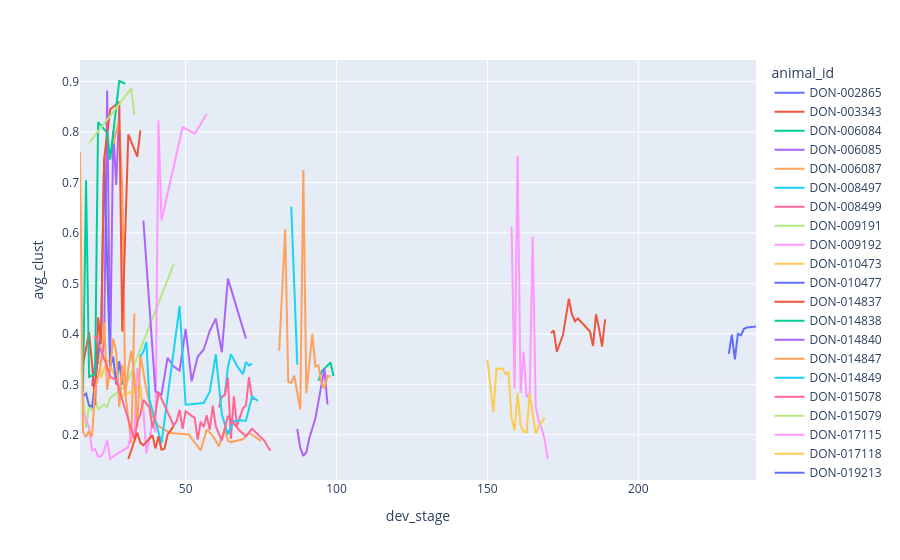

The notebook cell this image was saved under:
### Code cell
fig = px.line(
    summaries_df_connect_thresh, x="dev_stage", y="avg_clust", color="animal_id"
)
fig.show()

### Figure 1 — Plotly figure (JSON) as saved in the notebook; plotly's stock layout.template omitted (floating-point values rounded to 4 significant figures)
{"data": [{"hovertemplate": "animal_id=DON-002865<br>dev_stage=%{x}<br>avg_clust=%{y}<extra></extra>", "legendgroup": "DON-002865", "line": {"color": "#636efa", "dash": "solid"}, "marker": {"symbol": "circle"}, "mode": "lines", "name": "DON-002865", "orientation": "v", "showlegend": true, "type": "scatter", "x": [230, 231, 232, 233, 234, 235, 236, 238, 239], "xaxis": "x", "y": [0.3605, 0.3985, 0.3495, 0.4, 0.397, 0.41, 0.4125, 0.4135, 0.4145], "yaxis": "y"}, {"hovertemplate": "animal_id=DON-003343<br>dev_stage=%{x}<br>avg_clust=%{y}<extra></extra>", "legendgroup": "DON-003343", "line": {"color": "#EF553B", "dash": "solid"}, "marker": {"symbol": "circle"}, "mode": "lines", "name": "DON-003343", "orientation": "v", "showlegend": true, "type": "scatter", "x": [171, 172, 173, 174, 175, 177, 178, 179, 180, 184, 185, 186, 187, 188, 189], "xaxis": "x", "y": [0.4015, 0.4065, 0.3645, 0.381, 0.397, 0.4695, 0.439, 0.425, 0.4305, 0.4045, 0.376, 0.4385, 0.4105, 0.3745, 0.4285], "yaxis": "y"}, {"hovertemplate": "animal_id=DON-006084<br>dev_stage=%{x}<br>avg_clust=%{y}<extra></extra>", "legendgroup": "DON-006084", "line": {"color": "#00cc96", "dash": "solid"}, "marker": {"symbol": "circle"}, "mode": "lines", "name": "DON-006084", "orientation": "v", "showlegend": true, "type": "scatter", "x": [20], "xaxis": "x", "y": [0.5635], "yaxis": "y"}, {"hovertemplate": "animal_id=DON-006085<br>dev_stage=%{x}<br>avg_clust=%{y}<extra></extra>", "legendgroup": "DON-006085", "line": {"color": "#ab63fa", "dash": "solid"}, "marker": {"symbol": "circle"}, "mode": "lines", "name": "DON-006085", "orientation": "v", "showlegend": true, "type": "scatter", "x": [19, 20, 22, 23, 24, 25, 26, 27, 28], "xaxis": "x", "y": [0.297, 0.3405, 0.3445, 0.381, 0.882, 0.3395, 0.802, 0.695, 0.8445], "yaxis": "y"}, {"hovertemplate": "animal_id=DON-006087<br>dev_stage=%{x}<br>avg_clust=%{y}<extra></extra>", "legendgroup": "DON-006087", "line": {"color": "#FFA15A", "dash": "solid"}, "marker": {"symbol": "circle"}, "mode": "lines", "name": "DON-006087", "orientation": "v", "showlegend": true, "type": "scatter", "x": [26, 28, 29, 30, 31, 32, 33], "xaxis": "x", "y": [0.776, 0.825, 0.692, 0.2815, 0.2335, 0.1835, 0.4405], "yaxis": "y"}, {"hovertemplate": "animal_id=DON-008497<br>dev_stage=%{x}<br>avg_clust=%{y}<extra></extra>", "legendgroup": "DON-008497", "line": {"color": "#19d3f3", "dash": "solid"}, "marker": {"symbol": "circle"}, "mode": "lines", "name": "DON-008497", "orientation": "v", "showlegend": true, "type": "scatter", "x": [62, 63, 64, 65, 67, 69, 70, 71, 72], "xaxis": "x", "y": [0.2745, 0.28, 0.334, 0.3595, 0.337, 0.32, 0.344, 0.3375, 0.341], "yaxis": "y"}, {"hovertemplate": "animal_id=DON-008499<br>dev_stage=%{x}<br>avg_clust=%{y}<extra></extra>", "legendgroup": "DON-008499", "line": {"color": "#FF6692", "dash": "solid"}, "marker": {"symbol": "circle"}, "mode": "lines", "name": "DON-008499", "orientation": "v", "showlegend": true, "type": "scatter", "x": [61, 62, 63, 64, 65, 66, 67, 69, 70, 71, 72, 73], "xaxis": "x", "y": [0.254, 0.2755, 0.278, 0.3135, 0.192, 0.276, 0.2175, 0.2525, 0.2585, 0.314, 0.271, 0.271], "yaxis": "y"}, {"hovertemplate": "animal_id=DON-009191<br>dev_stage=%{x}<br>avg_clust=%{y}<extra></extra>", "legendgroup": "DON-009191", "line": {"color": "#B6E880", "dash": "solid"}, "marker": {"symbol": "circle"}, "mode": "lines", "name": "DON-009191", "orientation": "v", "showlegend": true, "type": "scatter", "x": [16, 17, 18, 19, 20, 21, 23, 24, 25, 30, 31, 46], "xaxis": "x", "y": [0.279, 0.213, 0.2575, 0.249, 0.271, 0.2505, 0.26, 0.2555, 0.273, 0.2965, 0.309, 0.537], "yaxis": "y"}, {"hovertemplate": "animal_id=DON-009192<br>dev_stage=%{x}<br>avg_clust=%{y}<extra></extra>", "legendgroup": "DON-009192", "line": {"color": "#FF97FF", "dash": "solid"}, "marker": {"symbol": "circle"}, "mode": "lines", "name": "DON-009192", "orientation": "v", "showlegend": true, "type": "scatter", "x": [16, 18, 19, 20, 21, 22, 23, 24, 25, 27, 31, 32, 33, 34, 36, 37, 39, 40, 41, 42, 49, 53, 57], "xaxis": "x", "y": [0.2455, 0.215, 0.1685, 0.172, 0.1565, 0.1575, 0.168, 0.19, 0.1525, 0.161, 0.1755, 0.2085, 0.204, 0.332, 0.2485, 0.163, 0.2225, 0.205, 0.8225, 0.6245, 0.8095, 0.7965, 0.8355], "yaxis": "y"}, {"hovertemplate": "animal_id=DON-010473<br>dev_stage=%{x}<br>avg_clust=%{y}<extra></extra>", "legendgroup": "DON-010473", "line": {"color": "#FECB52", "dash": "solid"}, "marker": {"symbol": "circle"}, "mode": "lines", "name": "DON-010473", "orientation": "v", "showlegend": true, "type": "scatter", "x": [21, 22, 24, 26, 27, 29, 35, 36], "xaxis": "x", "y": [0.387, 0.313, 0.35, 0.3225, 0.3145, 0.276, 0.2945, 0.248], "yaxis": "y"}, {"hovertemplate": "animal_id=DON-010477<br>dev_stage=%{x}<br>avg_clust=%{y}<extra></extra>", "legendgroup": "DON-010477", "line": {"color": "#636efa", "dash": "solid"}, "marker": {"symbol": "circle"}, "mode": "lines", "name": "DON-010477", "orientation": "v", "showlegend": true, "type": "scatter", "x": [16, 17, 18, 19, 22, 23, 25, 26, 27, 28, 29], "xaxis": "x", "y": [0.2765, 0.282, 0.258, 0.2555, 0.4055, 0.7455, 0.335, 0.355, 0.2995, 0.346, 0.2995], "yaxis": "y"}, {"hovertemplate": "animal_id=DON-014837<br>dev_stage=%{x}<br>avg_clust=%{y}<extra></extra>", "legendgroup": "DON-014837", "line": {"color": "#EF553B", "dash": "solid"}, "marker": {"symbol": "circle"}, "mode": "lines", "name": "DON-014837", "orientation": "v", "showlegend": true, "type": "scatter", "x": [16, 18, 19, 20, 21, 22, 23, 25, 28, 29, 31, 34, 35], "xaxis": "x", "y": [0.3385, 0.4035, 0.34, 0.2585, 0.4325, 0.38, 0.7475, 0.845, 0.8595, 0.404, 0.795, 0.751, 0.803], "yaxis": "y"}, {"hovertemplate": "animal_id=DON-014838<br>dev_stage=%{x}<br>avg_clust=%{y}<extra></extra>", "legendgroup": "DON-014838", "line": {"color": "#00cc96", "dash": "solid"}, "marker": {"symbol": "circle"}, "mode": "lines", "name": "DON-014838", "orientation": "v", "showlegend": true, "type": "scatter", "x": [16, 17, 18, 20, 21, 24, 25, 26, 28, 30], "xaxis": "x", "y": [0.2855, 0.7045, 0.3145, 0.32, 0.8195, 0.798, 0.745, 0.795, 0.901, 0.8955], "yaxis": "y"}, {"hovertemplate": "animal_id=DON-014840<br>dev_stage=%{x}<br>avg_clust=%{y}<extra></extra>", "legendgroup": "DON-014840", "line": {"color": "#ab63fa", "dash": "solid"}, "marker": {"symbol": "circle"}, "mode": "lines", "name": "DON-014840", "orientation": "v", "showlegend": true, "type": "scatter", "x": [36, 40, 42, 44, 46, 48, 50, 52, 54, 56, 58, 60, 62, 64, 70], "xaxis": "x", "y": [0.6245, 0.286, 0.2795, 0.3525, 0.3355, 0.327, 0.41, 0.306, 0.3545, 0.369, 0.406, 0.43, 0.3635, 0.5095, 0.3905], "yaxis": "y"}, {"hovertemplate": "animal_id=DON-014847<br>dev_stage=%{x}<br>avg_clust=%{y}<extra></extra>", "legendgroup": "DON-014847", "line": {"color": "#FFA15A", "dash": "solid"}, "marker": {"symbol": "circle"}, "mode": "lines", "name": "DON-014847", "orientation": "v", "showlegend": true, "type": "scatter", "x": [15, 16, 17, 18, 19, 20, 22, 23, 24, 25, 26, 27, 28, 29, 30, 31, 32, 33, 34, 35, 37, 39, 41, 45, 51, 55, 57, 59, 61, 63, 64, 65, 69, 71, 75], "xaxis": "x", "y": [0.76, 0.205, 0.1955, 0.208, 0.1965, 0.289, 0.343, 0.4235, 0.2895, 0.3305, 0.3905, 0.3645, 0.2545, 0.3395, 0.276, 0.3315, 0.366, 0.3195, 0.214, 0.3595, 0.289, 0.236, 0.217, 0.2035, 0.2005, 0.169, 0.2105, 0.198, 0.177, 0.2115, 0.188, 0.1855, 0.191, 0.204, 0.188], "yaxis": "y"}, {"hovertemplate": "animal_id=DON-014849<br>dev_stage=%{x}<br>avg_clust=%{y}<extra></extra>", "legendgroup": "DON-014849", "line": {"color": "#19d3f3", "dash": "solid"}, "marker": {"symbol": "circle"}, "mode": "lines", "name": "DON-014849", "orientation": "v", "showlegend": true, "type": "scatter", "x": [35, 36, 37, 38, 42, 48, 50, 56, 58, 60, 62, 64, 66, 68, 70, 72, 74], "xaxis": "x", "y": [0.355, 0.3645, 0.3835, 0.27, 0.1835, 0.455, 0.2595, 0.263, 0.2855, 0.3595, 0.2405, 0.201, 0.227, 0.229, 0.228, 0.276, 0.267], "yaxis": "y"}, {"hovertemplate": "animal_id=DON-015078<br>dev_stage=%{x}<br>avg_clust=%{y}<extra></extra>", "legendgroup": "DON-015078", "line": {"color": "#FF6692", "dash": "solid"}, "marker": {"symbol": "circle"}, "mode": "lines", "name": "DON-015078", "orientation": "v", "showlegend": true, "type": "scatter", "x": [20, 24, 25, 27, 33, 34, 35, 36, 38, 39, 40, 41, 45, 46, 47, 48, 49, 50, 53, 54, 55, 56, 57, 58, 59, 60, 62, 64, 68, 70, 72, 76, 78], "xaxis": "x", "y": [0.396, 0.336, 0.3145, 0.309, 0.191, 0.225, 0.2405, 0.269, 0.2545, 0.2135, 0.2405, 0.285, 0.232, 0.2185, 0.2265, 0.2495, 0.212, 0.2465, 0.233, 0.1905, 0.226, 0.2155, 0.2385, 0.21, 0.2575, 0.2165, 0.1885, 0.237, 0.2075, 0.1975, 0.212, 0.189, 0.1685], "yaxis": "y"}, {"hovertemplate": "animal_id=DON-015079<br>dev_stage=%{x}<br>avg_clust=%{y}<extra></extra>", "legendgroup": "DON-015079", "line": {"color": "#B6E880", "dash": "solid"}, "marker": {"symbol": "circle"}, "mode": "lines", "name": "DON-015079", "orientation": "v", "showlegend": true, "type": "scatter", "x": [18, 32, 33], "xaxis": "x", "y": [0.778, 0.8865, 0.8345], "yaxis": "y"}, {"hovertemplate": "animal_id=DON-017115<br>dev_stage=%{x}<br>avg_clust=%{y}<extra></extra>", "legendgroup": "DON-017115", "line": {"color": "#FF97FF", "dash": "solid"}, "marker": {"symbol": "circle"}, "mode": "lines", "name": "DON-017115", "orientation": "v", "showlegend": true, "type": "scatter", "x": [158, 159, 160, 161, 162, 163, 164, 165, 166, 167, 168, 169, 170], "xaxis": "x", "y": [0.612, 0.292, 0.7525, 0.283, 0.365, 0.275, 0.28, 0.5925, 0.256, 0.2265, 0.213, 0.1895, 0.152], "yaxis": "y"}, {"hovertemplate": "animal_id=DON-017118<br>dev_stage=%{x}<br>avg_clust=%{y}<extra></extra>", "legendgroup": "DON-017118", "line": {"color": "#FECB52", "dash": "solid"}, "marker": {"symbol": "circle"}, "mode": "lines", "name": "DON-017118", "orientation": "v", "showlegend": true, "type": "scatter", "x": [150, 151, 152, 153, 155, 156, 157, 158, 159, 160, 161, 162, 163, 164, 166, 167, 169], "xaxis": "x", "y": [0.348, 0.298, 0.2455, 0.331, 0.3315, 0.32, 0.3235, 0.233, 0.2085, 0.282, 0.2185, 0.206, 0.205, 0.281, 0.2025, 0.2175, 0.2335], "yaxis": "y"}, {"hovertemplate": "animal_id=DON-019213<br>dev_stage=%{x}<br>avg_clust=%{y}<extra></extra>", "legendgroup": "DON-019213", "line": {"color": "#636efa", "dash": "solid"}, "marker": {"symbol": "circle"}, "mode": "lines", "name": "DON-019213", "orientation": "v", "showlegend": true, "type": "scatter", "x": [34], "xaxis": "x", "y": [0.8725], "yaxis": "y"}, {"hovertemplate": "animal_id=DON-019542<br>dev_stage=%{x}<br>avg_clust=%{y}<extra></extra>", "legendgroup": "DON-019542", "line": {"color": "#EF553B", "dash": "solid"}, "marker": {"symbol": "circle"}, "mode": "lines", "name": "DON-019542", "orientation": "v", "showlegend": true, "type": "scatter", "x": [31, 34, 35, 36, 39, 40, 41, 42, 43, 44, 46], "xaxis": "x", "y": [0.152, 0.2045, 0.184, 0.179, 0.199, 0.173, 0.197, 0.1705, 0.1725, 0.2, 0.2165], "yaxis": "y"}, {"hovertemplate": "animal_id=DON-019608<br>dev_stage=%{x}<br>avg_clust=%{y}<extra></extra>", "legendgroup": "DON-019608", "line": {"color": "#00cc96", "dash": "solid"}, "marker": {"symbol": "circle"}, "mode": "lines", "name": "DON-019608", "orientation": "v", "showlegend": true, "type": "scatter", "x": [94, 95, 98, 99], "xaxis": "x", "y": [0.307, 0.325, 0.3435, 0.3165], "yaxis": "y"}, {"hovertemplate": "animal_id=DON-019609<br>dev_stage=%{x}<br>avg_clust=%{y}<extra></extra>", "legendgroup": "DON-019609", "line": {"color": "#ab63fa", "dash": "solid"}, "marker": {"symbol": "circle"}, "mode": "lines", "name": "DON-019609", "orientation": "v", "showlegend": true, "type": "scatter", "x": [87, 88, 89, 90, 91, 93, 96, 97], "xaxis": "x", "y": [0.2115, 0.174, 0.158, 0.1655, 0.1935, 0.2325, 0.3315, 0.26], "yaxis": "y"}, {"hovertemplate": "animal_id=DON-019747<br>dev_stage=%{x}<br>avg_clust=%{y}<extra></extra>", "legendgroup": "DON-019747", "line": {"color": "#FFA15A", "dash": "solid"}, "marker": {"symbol": "circle"}, "mode": "lines", "name": "DON-019747", "orientation": "v", "showlegend": true, "type": "scatter", "x": [81, 83, 84, 85, 86, 87, 88, 89, 90, 91, 92, 93, 94, 95, 96, 97, 98], "xaxis": "x", "y": [0.3665, 0.6065, 0.3045, 0.303, 0.317, 0.2795, 0.25, 0.7245, 0.2825, 0.3415, 0.4, 0.3355, 0.3375, 0.302, 0.2915, 0.317, 0.315], "yaxis": "y"}, {"hovertemplate": "animal_id=DON-019748<br>dev_stage=%{x}<br>avg_clust=%{y}<extra></extra>", "legendgroup": "DON-019748", "line": {"color": "#19d3f3", "dash": "solid"}, "marker": {"symbol": "circle"}, "mode": "lines", "name": "DON-019748", "orientation": "v", "showlegend": true, "type": "scatter", "x": [85, 87], "xaxis": "x", "y": [0.652, 0.339], "yaxis": "y"}], "layout": {"legend": {"title": {"text": "animal_id"}, "tracegroupgap": 0}, "margin": {"t": 60}, "xaxis": {"anchor": "y", "domain": [0, 1], "title": {"text": "dev_stage"}}, "yaxis": {"anchor": "x", "domain": [0, 1], "title": {"text": "avg_clust"}}}}
